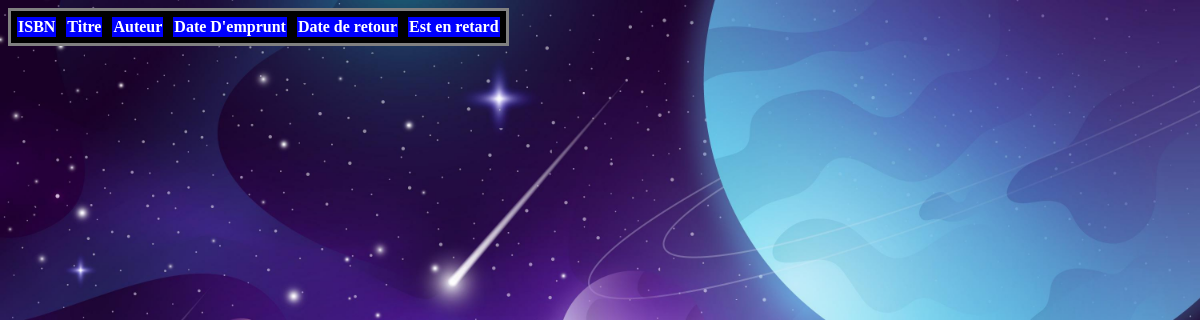
The page /historique (signed in) on the database as committed earlier.
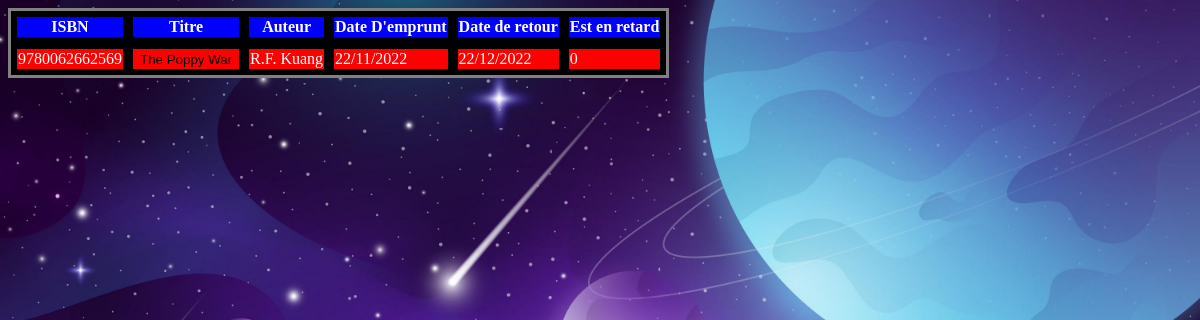
The same page on the database as committed later.
### tables this page shows
CREATE TABLE Book(
      ISBN int(14),
      name TEXT,
      subject TEXT,
      overview TEXT,
      publisher TEXT,
      publicationDate TEXT,
      lang TEXT,
      authors TEXT,
      PRIMARY KEY (ISBN)
    );

CREATE TABLE `Bookitem`  (
      `barcode` varchar(255) NOT NULL,
      `tag` float NOT NULL,
      `ISBN` int(14) NOT NULL,
      `subject` varchar(255) NOT NULL,
      `title` text NOT NULL,
      `isReferenceOnly` tinyint(1) NOT NULL,
      `lang` varchar(255) NOT NULL,
      `numberOfPages` int(11) NOT NULL,
      `format` varchar(255) NOT NULL,
      `borrowed` date NOT NULL,
      `loanPeriod` int(11) NOT NULL,
      `dueDate` date NOT NULL,
      `isOverdue` tinyint(1) NOT NULL,
      PRIMARY KEY (barcode, tag),
      FOREIGN KEY (ISBN) REFERENCES Book(ISBN),
      FOREIGN KEY (subject) REFERENCES Book(subject)
    );

### main.py (the view)
@app.route("/historique",methods = ["GET","POST"])
def historique():
   heading = ("ISBN", "Titre", "Auteur", "Date D'emprunt", "Date de retour", "Est en retard")
   data = (test.searchHistorique(session.get("idUser")))
   print(test.searchHistorique(session.get("idUser")))
   return render_template("historique.html",user = session.get("userName"),headings = heading,data=data)

### templates/historique.html (shortened to what this page needs)
<!DOCTYPE html>
<html lang="en">
<head>
    <link rel="stylesheet" href="{{url_for('static',filename='CSS/search.css')}}">
</head>
    <body>
        <table class="searchTable">
            {% for header in headings %}
               <th> {{ header }} </th>
            {% endfor %}
            {% for row in data %}
                {% for cell in row %}
                    {%if (loop.index == 2)%}
                        <form action="/book" method="post">
                            <td><input type="submit" name="title" value="{{cell}}" class="subbutton"></td>
                        </form>
                    {%else%}
                        <td>{{ cell }}</td>
                    {%endif%}
                {% endfor %}
           {% endfor %}
        </table>
    </body>
</html>

### static/CSS/search.css (style rules this page uses)
body { background-image: url("../Images/Space.jpg"); background-size: cover; color: white; }
.searchTable { border-style: solid; background-color: black; }
.searchTable th { background-color: blue; border: 4px solid #000000; }
.searchTable td { border: 4px solid #000000; background-color: red; }
.subbutton { background-color: rgba(0, 0, 0, 0); border-style: none; }

Rows that differ between the two databases and show on the page:
now on this page (row edited): Bookitem: borrowed "22/11/2022", dueDate "22/12/2022", row "0"
now on this page (row unchanged): Book: ISBN "9780062662569", title "The Poppy War", authors "R.F. Kuang"
